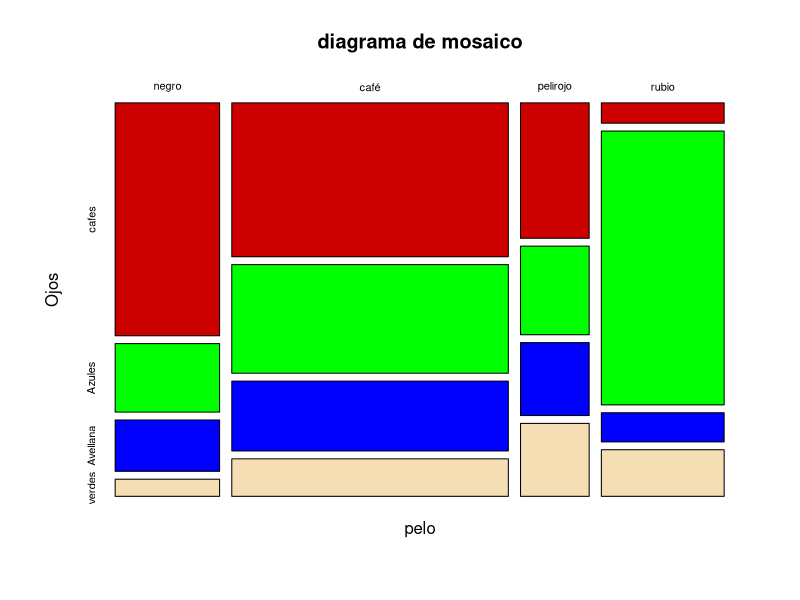
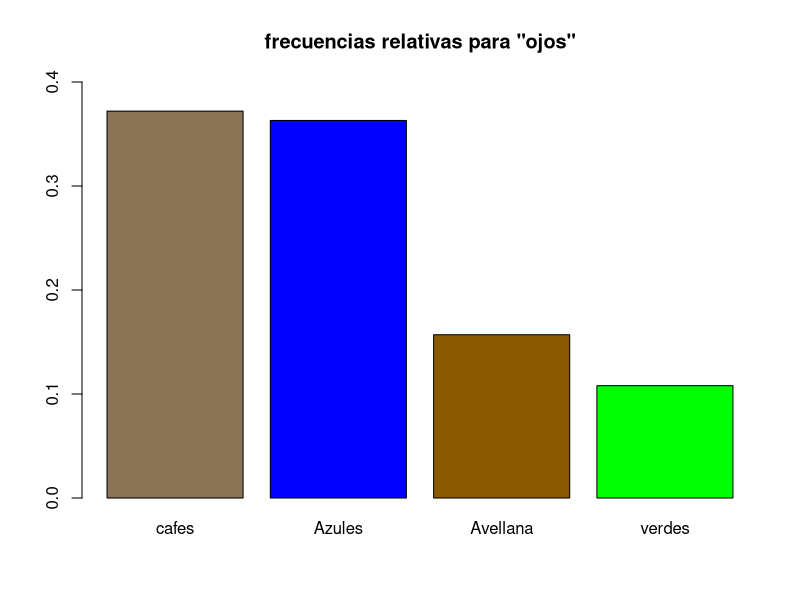
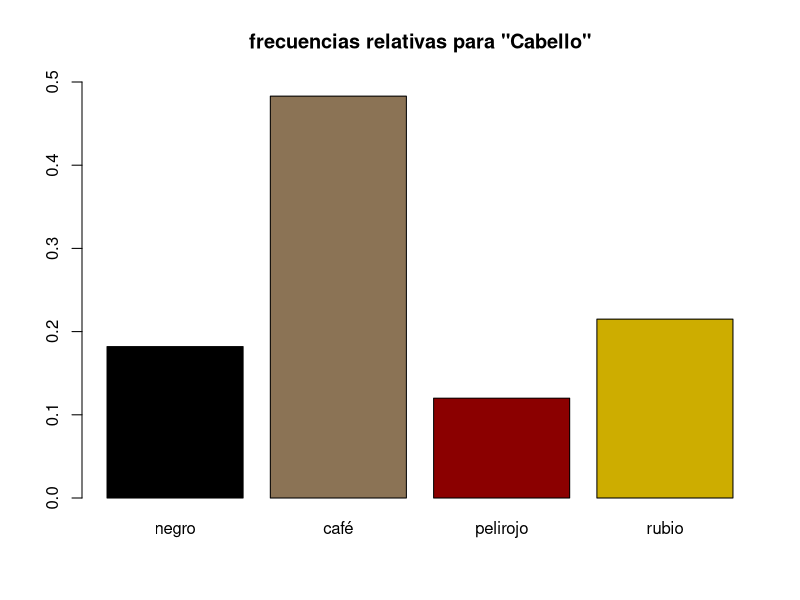
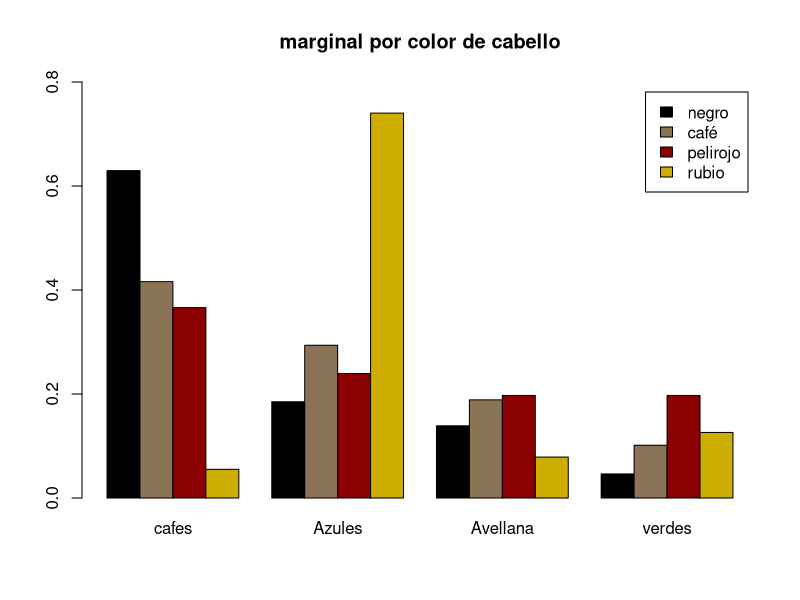
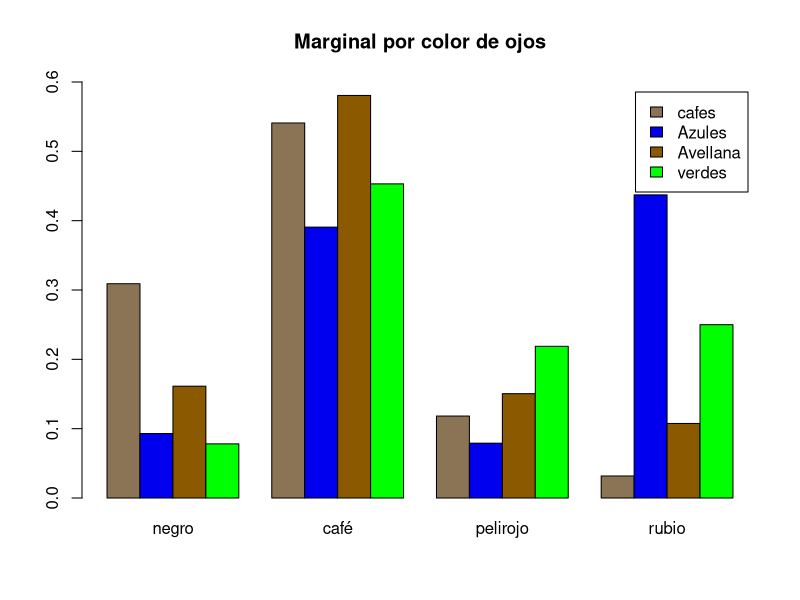

Here is the R script that generated these plots, in order:
## ---- chunk 1
ftable(HairEyeColor)
Male <- HairEyeColor[,,"Male"]
Female <- HairEyeColor[,,"Female"]
data <- as.table(Male+Female)
data
## ---- chunk 2
dimnames(data) <- list(
  pelo = c("negro", "café", "pelirojo","rubio"),
  Ojos = c("cafes", "Azules", "Avellana","verdes"))
  
dimnames(data)  
data
## ---- chunk 3
mosaicplot(data, color =c("red3","green", "blue","wheat","tan"), main = "diagrama de mosaico"
           )
## ---- chunk 4
sum(data)
## ---- chunk 5
colSums(data)
rowSums(data)
prop_ojos <-round(prop.table(colSums(data)),3)
prop_cabello <-round(prop.table(rowSums(data)),3)
## ---- chunk 6

barplot(prop_ojos, main = "frecuencias relativas para \"ojos\"",
        col= c("burlywood4","blue","orange4","green"), width  = c(1,1,1,1), ylim =c(0,.4))

## ---- chunk 7
barplot(prop_cabello, main = "frecuencias relativas para \"Cabello\"", col = c("black","burlywood4","darkred","gold3"), ylim = c(0, .5))

## ---- chunk 8
round(prop.table(data),3)
round(prop.table(data, margin = 1), 3)
round(prop.table(data, margin = 2), 3)

barplot(round(prop.table(data, margin = 1), 4), main = "marginal por color de cabello",beside = T, col = c("black","burlywood4","darkred","gold3"), legend.text = T, ylim = c(0,.8))

barplot(round(t(prop.table(data, margin = 2)), 4), main = "Marginal por color de ojos", beside = T,
        col = c("burlywood4","blue2", "orange4","green"),legend.text = T, ylim = c(0,0.6))

